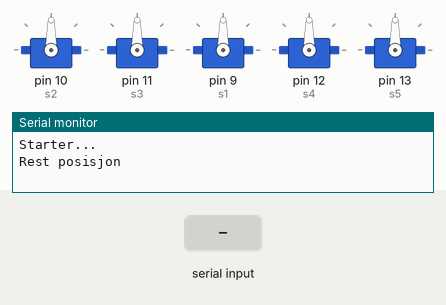
This sketch was run on a simulated Arduino Uno, built with avr-gcc and run on an emulated ATmega328P. On the bench: 5 × servo, the last lines printed to the serial monitor. Inputs (shaded band) come from the test bench.

Above: at 4.2 s.
4.3 s: "s4-\n" received over Serial
At 6.5 s:
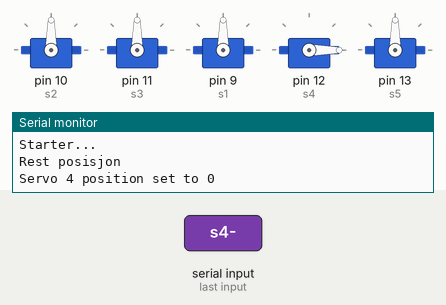
7.3 s: "s5-\n" received over Serial
At 9.8 s:
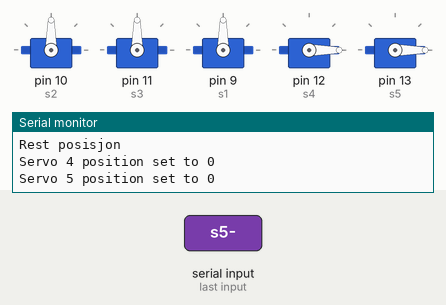
10.1 s: "s4-90\n" received over Serial
At 12.1 s:
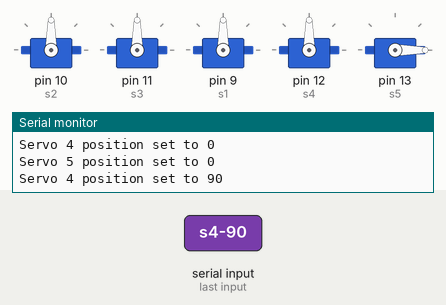
12.9 s: "s4-,45\n" received over Serial
At 15.4 s:
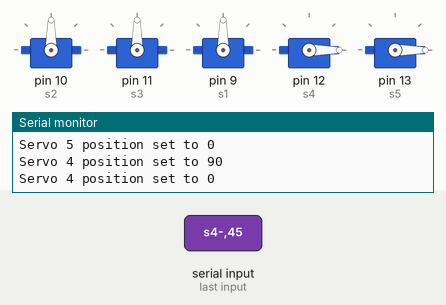
15.7 s: "s5-90\n" received over Serial
At 17.7 s:
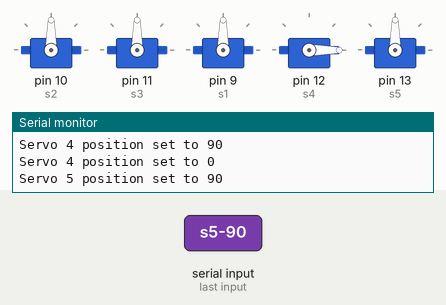
Timing chart, 0 to 19.2 s (numbered marks = the images above; inputs shaded):
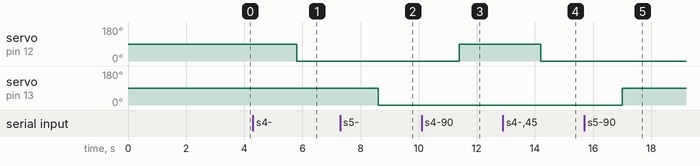

The sketch:

mosaMark1-testServo.ino
```cpp
#include <Servo.h>

/*
  Spenning: 5V
   Strøm: 1 A
*/

Servo s1;
Servo s2;
Servo s3;
Servo s4;
Servo s5;

unsigned long previousMillis = 0;
const long interval = 10; // Tidsintervall for hvert servosteg (juster etter behov)

int position;

void setup() {
  Serial.begin(9600);
  Serial.println("Starter...");
  delay(500);
  s2.attach(10);
  delay(500);
  s3.attach(11);
  delay(500);
  s1.attach(9);
  delay(500);
  s4.attach(12);
  s5.attach(13);
  delay(500);

  Serial.println("Rest posisjon");
  RestPos();
  delay(500);
}


void loop() {

  RestPos();
  delay(200);
  TurnToDrop();
  delay(200);
  RestPos();
  delay(200);

  // /*Plukk og dropp fuksjon*/
  // Serial.println("Plukke-funksjonen");
  // ArmDown();
  // delay(800);
  // PickUp();
  // ArmUp();
  // Serial.println("Slutt prosess");
  // Serial.println("Venter...");
  // delay(200);
  // Serial.println("Drop-funksjonen");
  // TurnToDrop();
  // DropIt();
  // ArmUp();
  // RestPos();
  // Serial.println("Utført drop funksjoner");
  // delay(800);

  // Input fra bruker
  if (Serial.available()){
    String input = Serial.readStringUntil('\n');
    input.trim();

    if (input.startsWith("s1-")){
      position = input.substring(3).toInt();
      //s1.write(position);
      SoftMove(s1, position);
      Serial.print("Servo 1 position set to ");
      Serial.println(position);
    } else if (input.startsWith("s2-")){
      position = input.substring(3).toInt();
      if(position <= 180){ // KAN FJERNE IF LØKKE ENDRE RANGE
        //s2.write(position);
        SoftMove(s2, position);
        Serial.print("Servo 2 position set to ");
        Serial.println(position);
      } else {
        Serial.println("UTENFOR RANGE!");
      }
    } else if(input.startsWith("s3-")){
      position = input.substring(3).toInt();
      if(position <= 180){
      //s3.write(position);
      SoftMove(s3, position);
      Serial.print("Servo 3 position set to ");
      Serial.println(position);
      } else {
        Serial.println("UTENFOR RANGE!");
      }
    } else if(input.startsWith("s4-")){
      position = input.substring(3).toInt();
      s4.write(position);
      //SoftMove(s4, position);
      Serial.print("Servo 4 position set to ");
      Serial.println(position);
    } else if(input.startsWith("s5-")){
      position = input.substring(3).toInt();
      //position = constrain(position, 0, 180);
      s5.write(position);
      // SoftMove(s5, position);
      Serial.print("Servo 5 position set to ");
      Serial.println(position);
    }
  }
}

void SoftMove(Servo servo, int targetPos) {
  int currentPos = servo.read();
  if (currentPos != targetPos) {
    unsigned long currentMillis = millis();
    if (currentMillis - previousMillis >= interval) {
      previousMillis = currentMillis;
      int step = (targetPos > currentPos) ? 1 : 0;
      int newPos = currentPos + step;
      servo.write(newPos);
    }
  }
}


void TurnToDrop(){
  SoftMove(s1, 180);
  SoftMove(s3, 120);
  SoftMove(s2, 40);
  SoftMove(s3, 90);
  delay(800);

  // s1.write(180);
  // s3.write(120);
  // s2.write(40);
  // s3.write(90);
  // delay(800);
}


void RestPos(){
  // SoftMove(s1, 60);
  // SoftMove(s2, 130);
  // delay(200);
  // SoftMove(s3, 40);
  // delay(200);
  // s4.write(0);
  // s5.write(180);
  // delay(800);

  // s1.write(60);
  // s2.write(130);
  // delay(200);
  // s3.write(40);
  // delay(200);
  // s4.write(0);
  // s5.write(180);
  // delay(800);
}

void ArmUp(){
  SoftMove(s2, 120);
  SoftMove(s3, 80);
  delay(200);
}

void ArmDown(){
  SoftMove(s2, 40);
  SoftMove(s3, 40);
  delay(200);
  SoftMove(s3, 130);
  SoftMove(s2, 0);
}

void DropIt(){
  s4.write(90);
  s5.write(90);
  delay(800);
}

void PickUp(){
  s4.write(60);
  s5.write(140);
  delay(1000);
  s4.write(0);
  s5.write(180);
  delay(800);
}

// void SoftMove(Servo servo, int targetPos){
//   int step = 0;
//   int currentPos = servo.read();
//   // Rotasjon mot klokka
//   if(targetPos > currentPos){
//     step = (targetPos - currentPos > 0) ? 1 : 0;
//     for(int pos = currentPos; pos < targetPos; pos += step){
//       servo.write(pos);
//       delay(10);
//     }
//   } // Rotasjon med klokka
//   else{
//     step = (currentPos - targetPos > 0) ? 1 : 0;
//     for(int pos = currentPos; pos > targetPos; pos -= step){
//       servo.write(pos);
//       delay(10);
//     }
//   }
//   servo.write(targetPos);
// }
```

Measured:
- after the input at 4.3 s, servo on pin 12 (s4): 90° → 0° after 1.5 s
- after the input at 7.3 s, servo on pin 13 (s5): 90° → 0° after 1.3 s
- after the input at 10.1 s, servo on pin 12 (s4): 0° → 90° after 1.3 s
- after the input at 12.9 s, servo on pin 12 (s4): 90° → 0° after 1.3 s
- after the input at 15.7 s, servo on pin 13 (s5): 0° → 90° after 1.3 s
